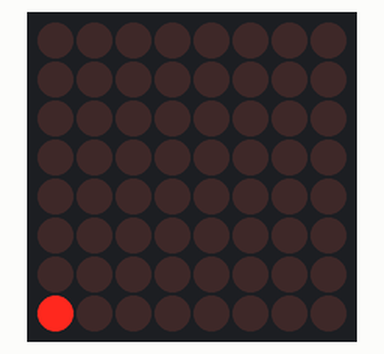
Simulated run of this sketch. Board: Arduino Uno, built with avr-gcc and run on an emulated ATmega328P. On the bench: 8×8 LED matrix.

Above: at 0.01 s.
At 0.54 s:
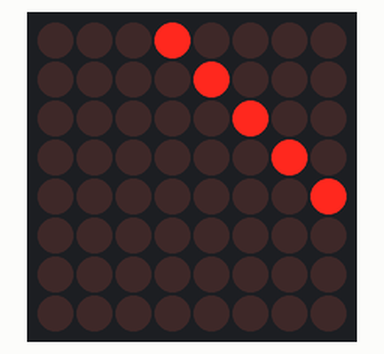
At 1.06 s:
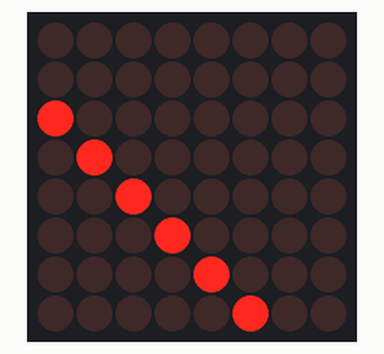

The sketch:

drift_upleftright.ino
```cpp
/*
Visual Stimuli Drift: Upwards angled direction
from bottom left to top right

Works with 8x8 Adafruit LED Matrix backpacks
Set up for backpacks with 2 Address Select pins: 0x70
 */

#include <Wire.h>
#include <Adafruit_GFX.h>
#include "Adafruit_LEDBackpack.h"

Adafruit_8x8matrix matrix = Adafruit_8x8matrix();


void setup() {
  Serial.begin(9600);
  matrix.begin(0x70);
}

static const uint8_t PROGMEM
  drift1[] =
 { B00000001,
   B00000000,
   B00000000,
   B00000000,
   B00000000,
   B00000000,
   B00000000,
   B00000000 },
  drift2[] =
  {B00000010,
   B00000001,
   B00000000,
   B00000000,
   B00000000,
   B00000000,
   B00000000,
   B00000000},
   drift3[] =
  {B00000100,
   B00000010,
   B00000001,
   B00000000,
   B00000000,
   B00000000,
   B00000000,
   B00000000},
   drift4[] =
  {B00001000,
   B00000100,
   B00000010,
   B00000001,
   B00000000,
   B00000000,
   B00000000,
   B00000000},
   drift5[] =
  {B00010000,
   B00001000,
   B00000100,
   B00000010,
   B00000001,
   B00000000,
   B00000000,
   B00000000},
   drift6[] =
  {B00100000,
   B00010000,
   B00001000,
   B00000100,
   B00000010,
   B00000001,
   B00000000,
   B00000000},
   drift7[] =
  {B01000000,
   B00100000,
   B00010000,
   B00001000,
   B00000100,
   B00000010,
   B00000001,
   B00000000},
   drift8[] =
  {B10000000,
   B01000000,
   B00100000,
   B00010000,
   B00001000,
   B00000100,
   B00000010,
   B00000001},
   drift9[] =
  {B00000000,
   B10000000,
   B01000000,
   B00100000,
   B00010000,
   B00001000,
   B00000100,
   B00000010,
   B00000001},
   drift10[] =
  {B00000000,
   B00000000,
   B10000000,
   B01000000,
   B00100000,
   B00010000,
   B00001000,
   B00000100},
   drift11 [] =
  {B00000000,
   B00000000,
   B00000000,
   B10000000,
   B01000000,
   B00100000,
   B00010000,
   B00001000},
   drift12 [] =
  {B00000000,
   B00000000,
   B00000000,
   B00000000,
   B10000000,
   B01000000,
   B00100000,
   B00010000},
   drift13 [] =
  {B00000000,
   B00000000,
   B00000000,
   B00000000,
   B00000000,
   B10000000,
   B01000000,
   B00100000},
   drift14 [] =
  {B00000000,
   B00000000,
   B00000000,
   B00000000,
   B00000000,
   B00000000,
   B10000000,
   B01000000},
   drift15 [] =
  {B00000000,
   B00000000,
   B00000000,
   B00000000,
   B00000000,
   B00000000,
   B00000000,
   B10000000};

void loop() {
  matrix.clear();
  matrix.drawBitmap(0, 0, drift15, 8, 8, LED_ON);
  matrix.writeDisplay();
  delay(50);

  matrix.clear();
  matrix.drawBitmap(0, 0, drift14, 8, 8, LED_ON);
  matrix.writeDisplay();
  delay(50);

  matrix.clear();
  matrix.drawBitmap(0, 0, drift13, 8, 8, LED_ON);
  matrix.writeDisplay();
  delay(50);

  matrix.clear();
  matrix.drawBitmap(0, 0, drift12, 8, 8, LED_ON);
  matrix.writeDisplay();
  delay(50);

  matrix.clear();
  matrix.drawBitmap(0, 0, drift11, 8, 8, LED_ON);
  matrix.writeDisplay();
  delay(50);

  matrix.clear();
  matrix.drawBitmap(0, 0, drift10, 8, 8, LED_ON);
  matrix.writeDisplay();
  delay(50);

  matrix.clear();
  matrix.drawBitmap(0, 0, drift9, 8, 8, LED_ON);
  matrix.writeDisplay();
  delay(50);

  matrix.clear();
  matrix.drawBitmap(0, 0, drift8, 8, 8, LED_ON);
  matrix.writeDisplay();
  delay(50);

  matrix.clear();
  matrix.drawBitmap(0, 0, drift7, 8, 8, LED_ON);
  matrix.writeDisplay();
  delay(50);

  matrix.clear();
  matrix.drawBitmap(0, 0, drift6, 8, 8, LED_ON);
  matrix.writeDisplay();
  delay(50);

  matrix.clear();
  matrix.drawBitmap(0, 0, drift5, 8, 8, LED_ON);
  matrix.writeDisplay();
  delay(50);

  matrix.clear();
  matrix.drawBitmap(0, 0, drift4, 8, 8, LED_ON);
  matrix.writeDisplay();
  delay(50);

  matrix.clear();
  matrix.drawBitmap(0, 0, drift3, 8, 8, LED_ON);
  matrix.writeDisplay();
  delay(50);

  matrix.clear();
  matrix.drawBitmap(0, 0, drift2, 8, 8, LED_ON);
  matrix.writeDisplay();
  delay(50);

  matrix.clear();
  matrix.drawBitmap(0, 0, drift1, 8, 8, LED_ON);
  matrix.writeDisplay();
  delay(50);
  }
```

Measured:
- by itself, everything shown: repeats every 0.79 s, in 15 steps
